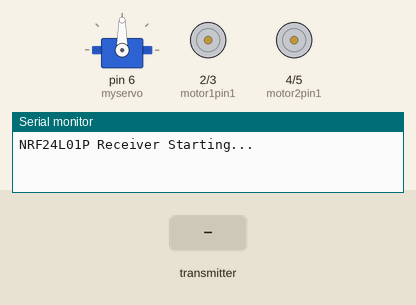
A sketch run on a simulated Arduino Uno, built with avr-gcc and run on an emulated ATmega328P. Shown: servo, motor-driver pin pairs drawn as motors (green arrow = first pin HIGH = forward, orange = second pin HIGH = backward, longer = more drive), the last lines printed to the serial monitor. Inputs (shaded band) come from the test bench. No radio packets arrive unless stated.

Above: at 1.2 s.
1.3 s: the transmitter starts sending poz.0 = 256
At 2.4 s:
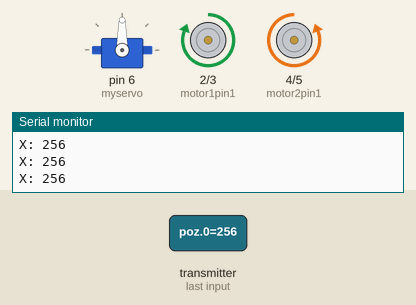
2.8 s: the transmitter starts sending poz.0 = 512
At 3.6 s:
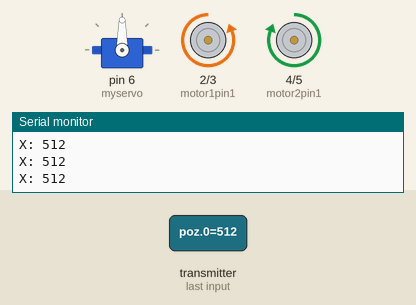
Timing chart, 0 to 5.8 s (numbered marks = the images above; inputs shaded):
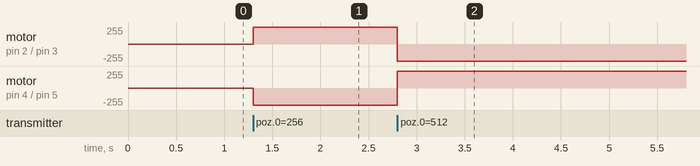

The sketch:

Receiver.ino
```cpp
// Load up the libraries
#include <SPI.h>
#include <nRF24L01.h>
#include <RF24.h>
#include <Servo.h>

Servo myservo;
// define the pins
#define CE_PIN   9
#define CSN_PIN 10
int motor1pin1 = 2;
int motor1pin2 = 3;

int motor2pin1 = 4;
int  motor2pin2 = 5;

// Create a Radio
RF24 radio(CE_PIN, CSN_PIN);

// The tx/rx address
const byte rxAddr[6] = "00001";

void setup()
{

  // Start the serial
  Serial.begin(9600);
  while(!Serial);
  Serial.println("NRF24L01P Receiver Starting...");

  myservo.attach(6);
  pinMode(motor1pin1, OUTPUT);
  pinMode(motor1pin2, OUTPUT);
  pinMode(motor2pin1,  OUTPUT);
  pinMode(motor2pin2, OUTPUT);


  radio.begin();
  radio.setPALevel(RF24_PA_MIN);
  radio.setDataRate( RF24_250KBPS );

  // Set the reading pipe and start listening
  radio.openReadingPipe(0, rxAddr);
  radio.startListening();

}

void loop()
{
  if (radio.available())
  {
    // the buffer to store the received message in
    int poz[2]={0};

    radio.read(&poz, sizeof(poz));

    if(poz[0]>500)
    {
      digitalWrite(motor1pin1,  LOW);
      digitalWrite(motor1pin2, HIGH);

      digitalWrite(motor2pin1, HIGH);
      digitalWrite(motor2pin2, LOW);
    }
    if(poz[0]<270 && poz[0]>0)
    {
      digitalWrite(motor1pin1,  HIGH);
      digitalWrite(motor1pin2, LOW);

      digitalWrite(motor2pin1, LOW);
      digitalWrite(motor2pin2, HIGH);
    }
    if(poz[0]>270 && poz[0]<500)
    {
      digitalWrite(motor1pin1,  LOW);
      digitalWrite(motor1pin2, LOW);

      digitalWrite(motor2pin1, LOW);
      digitalWrite(motor2pin2, LOW);
    }


    Serial.print("X: ");
    Serial.println( poz[0] );

  }
}
```

Measured:
- after the input at 1.3 s, motor on pin 2 (motor1pin1) / pin 3 (motor1pin2): stopped → forward 255/255 at once; motor on pin 4 (motor2pin1) / pin 5 (motor2pin2): stopped → backward 255/255 at once
- after the input at 2.8 s, motor on pin 2 (motor1pin1) / pin 3 (motor1pin2): forward 255/255 → backward 255/255 at once; motor on pin 4 (motor2pin1) / pin 5 (motor2pin2): backward 255/255 → forward 255/255 at once
